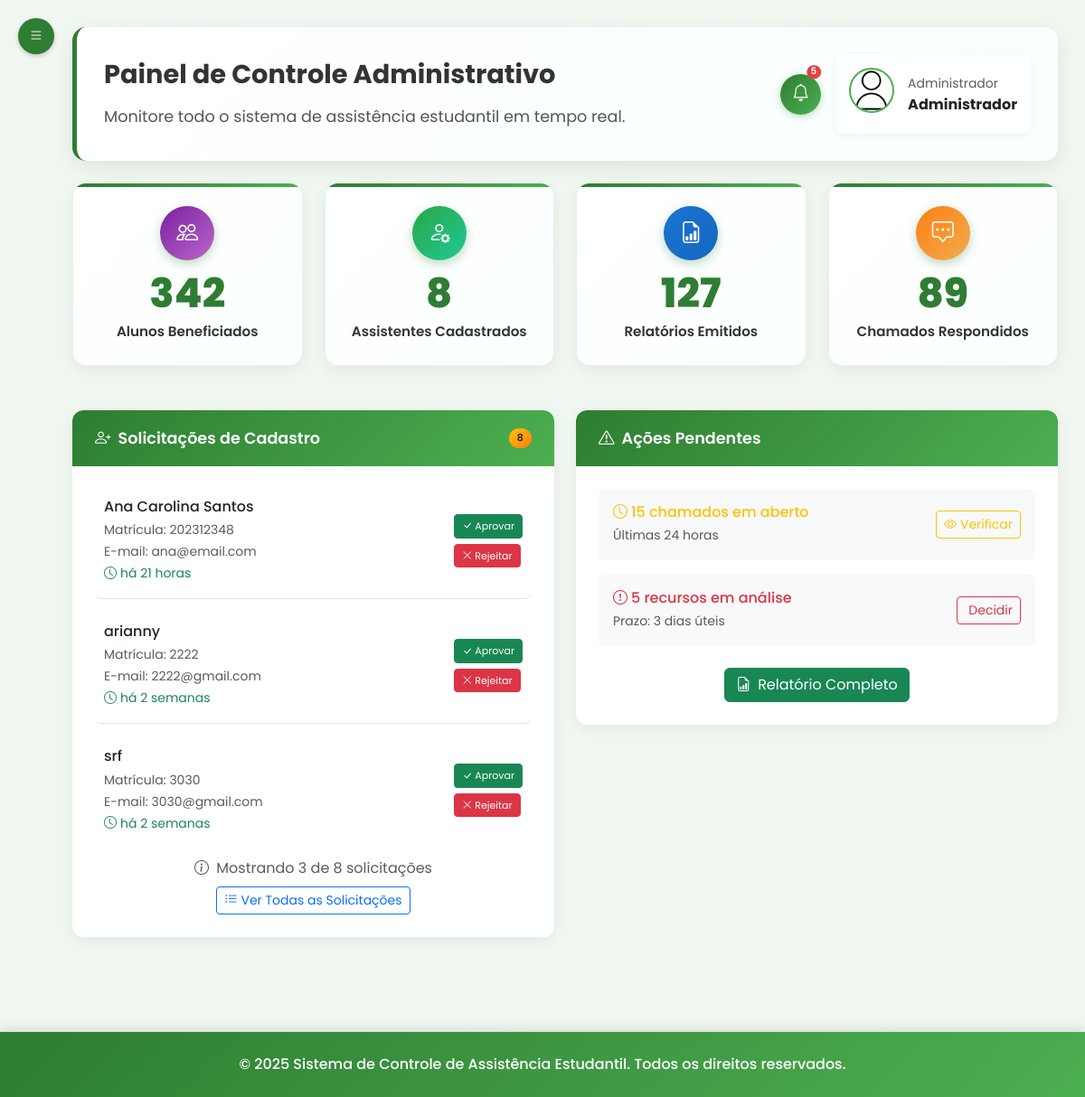
Page /admin/inicio (signed in) on the committed database.
### tables this page shows
CREATE TABLE usuario (
id_usuario INTEGER PRIMARY KEY AUTOINCREMENT,
nome TEXT NOT NULL,
matricula TEXT UNIQUE NOT NULL,
email TEXT NOT NULL UNIQUE,
senha TEXT NOT NULL,
perfil TEXT NOT NULL DEFAULT 'aluno',
foto TEXT,
token_redefinicao TEXT,
data_token TIMESTAMP,
data_cadastro TIMESTAMP DEFAULT CURRENT_TIMESTAMP
);

### routes/admin/perfiladmin_routes.py (the view)
@router.get("/inicio")
@requer_autenticacao("admin")
async def get_perfil(request: Request, usuario_logado: dict = None):
    admin = usuario_repo.obter_usuario_por_matricula(usuario_logado['matricula'])
    possiveis_alunos_raw = aluno_repo.obter_possiveis_alunos()
    possiveis_alunos = []
    for usuario in possiveis_alunos_raw[:3]:  # Mostrar apenas os 3 mais recentes
        usuario_dict = {
            'id_usuario': usuario.id_usuario,
            'nome': usuario.nome,
            'matricula': usuario.matricula,
            'email': usuario.email,
            'data_cadastro': usuario.data_cadastro,
            'tempo_relativo': calcular_tempo_relativo(usuario.data_cadastro) if usuario.data_cadastro else "Data não informada",
            'data_formatada': formatar_data_brasileira(usuario.data_cadastro) if usuario.data_cadastro else "Data não informada"
        }
        possiveis_alunos.append(usuario_dict)
    context = {
        "request": request,
        "admin": admin,
        "possiveis_alunos": possiveis_alunos,
        "total_cadastros_pendentes": len(possiveis_alunos_raw)
    }
    response = templates.TemplateResponse("/admin/dashboard_admin.html", context)
    return response

### templates/admin/dashboard_admin.html (shortened to what this page needs)
<!DOCTYPE html>
<html lang="pt-br">
<head>
    <link href="https://cdn.jsdelivr.net/npm/bootstrap@5.3.0-alpha1/dist/css/bootstrap.min.css" rel="stylesheet">
    <link rel="stylesheet" href="https://cdn.jsdelivr.net/npm/bootstrap-icons@1.10.0/font/bootstrap-icons.css">
    <link rel="stylesheet" href="/static/css/dashboard_admin.css" />
</head>
<body>
    <button class="menu-toggle" id="menuToggle">
        <i class="bi bi-list"></i>
    </button>
    <div class="main-content" id="mainContent">
        <div class="welcome-banner mb-4 card-hover">
            <div class="row align-items-center">
                <div class="col-md-8">
                    <h4 class="mb-3">Painel de Controle Administrativo</h4>
                    <p>Monitore todo o sistema de assistência estudantil em tempo real.</p>
                </div>
                <div class="col-md-4 d-flex justify-content-end align-items-center gap-3">
                    <button class="btn-notification position-relative" data-bs-toggle="modal" data-bs-target="#notificacoesModal">
                        <i class="bi bi-bell"></i>
                        <span class="position-absolute top-0 start-100 translate-middle badge rounded-pill bg-danger notification-badge">
                            5
                        </span>
                    </button>
                    <div class="user-profile-card">
                        <img src="/static/img/perfil.png" alt="Perfil" class="mb-2">
                        <div>
                            <small class="text-muted">Administrador</small>
                            <div class="fw-bold">{{admin.nome}}</div>
                        </div>
                    </div>
                </div>
            </div>
        </div>
         <div class="row mb-4">
            <div class="col-md-3">
                <div class="stats-card card beneficiados">
                    <div class="icon">
                        <i class="bi bi-people"></i>
                    </div>
                    <div class="number">342</div>
                    <div class="label">Alunos Beneficiados</div>
                </div>
            </div>
            <div class="col-md-3">
                <div class="stats-card card assistentes">
                    <div class="icon">
                        <i class="bi bi-person-gear"></i>
                    </div>
                    <div class="number">8</div>
                    <div class="label">Assistentes Cadastrados</div>
                </div>
            </div>
            <div class="col-md-3">
                <div class="stats-card card relatorios">
                    <div class="icon">
                        <i class="bi bi-file-earmark-bar-graph"></i>
                    </div>
                    <div class="number">127</div>
                    <div class="label">Relatórios Emitidos</div>
                </div>
            </div>
            <div class="col-md-3">
                <div class="stats-card card chamados">
                    <div class="icon">
                        <i class="bi bi-chat-square-dots"></i>
                    </div>
                    <div class="number">89</div>
                    <div class="label">Chamados Respondidos</div>
                </div>
            </div>
        </div>
        <div class="row">
            <div class="col-md-6">
                <div class="card">
                    <div class="card-header d-flex justify-content-between align-items-center">
                        <span><i class="bi bi-person-plus me-2"></i>Solicitações de Cadastro</span>
                        {% if total_cadastros_pendentes > 0 %}
                        <span class="badge bg-warning">{{ total_cadastros_pendentes }}</span>
                        {% endif %}
                    </div>
                    <div class="card-body">
                        {% if possiveis_alunos %}
                            {% for usuario in possiveis_alunos %}
                            <div class="solicitation-item {% if not loop.last %}border-bottom pb-3 mb-3{% endif %}">
                                <div class="d-flex justify-content-between align-items-center">
                                    <div>
                                        <h6 class="mb-1">{{ usuario.nome }}</h6>
                                        <small class="text-muted">Matrícula: {{ usuario.matricula }}</small><br>
                                        <small class="text-muted">E-mail: {{ usuario.email }}</small><br>
                                        <small class="text-success">
                                            <i class="bi bi-clock me-1"></i>{{ usuario.tempo_relativo }}
                                        </small>
                                    </div>
                                    <div>
                                        <div class="btn-group-vertical" role="group">
                                            <form method="post" action="/admin/aprovar-usuario/{{ usuario.id_usuario }}" style="display: inline;">
                                                <button type="submit" class="btn btn-sm btn-success mb-1"
                                                        onclick="return confirm('Aprovar cadastro de {{ usuario.nome }}?')"
                                                        title="Aprovar cadastro de {{ usuario.nome }}">
                                                    <i class="bi bi-check-lg"></i> Aprovar
                                                </button>
                                            </form>
                                            <form method="post" action="/admin/rejeitar-usuario/{{ usuario.id_usuario }}" style="display: inline;">
                                                <button type="submit" class="btn btn-sm btn-danger"
                                                        onclick="return confirm('Rejeitar cadastro de {{ usuario.nome }}? Esta ação não pode ser desfeita.')"
                                                        title="Rejeitar cadastro de {{ usuario.nome }}">
                                                    <i class="bi bi-x-lg"></i> Rejeitar
                                                </button>
                                            </form>
                                        </div>
                                    </div>
                                </div>
                            </div>
                            {% endfor %}
                            {% if total_cadastros_pendentes > 3 %}
                            <div class="text-center mt-3">
                                <p class="text-muted mb-2">
                                    <i class="bi bi-info-circle me-1"></i>
                                    Mostrando 3 de {{ total_cadastros_pendentes }} solicitações
                                </p>
                                <a href="/admin/analisar-cadastros" class="btn btn-outline-primary btn-sm">
                                    <i class="bi bi-list-ul me-1"></i>Ver Todas as Solicitações
                                </a>
                            </div>
                            {% else %}
                            <div class="text-center mt-3">
                                <a href="/admin/analisar-cadastros" class="btn btn-outline-primary btn-sm">
                                    <i class="bi bi-list-ul me-1"></i>Gerenciar Cadastros
                                </a>
                            </div>
                            {% endif %}
                        {% endif %}
                    </div>
                </div>
            </div>
            <div class="col-md-6">
                <div class="card">
                    <div class="card-header">
                        <i class="bi bi-exclamation-triangle me-2"></i>Ações Pendentes
                    </div>
                    <div class="card-body">
                        <div class="d-flex justify-content-between align-items-center mb-3 p-3 bg-light rounded">
                            <div>
                                <h6 class="mb-1 text-warning">
                                    <i class="bi bi-clock me-1"></i>15 chamados em aberto
                                </h6>
                                <small class="text-muted">Últimas 24 horas</small>
                            </div>
                            <div>
                                <a href="/admin/chamados" class="btn btn-sm btn-outline-warning">
                                    <i class="bi bi-eye me-1"></i>Verificar
                                </a>
                            </div>
                        </div>
                        <div class="d-flex justify-content-between align-items-center mb-3 p-3 bg-light rounded">
                            <div>
                                <h6 class="mb-1 text-danger">
                                    <i class="bi bi-exclamation-circle me-1"></i>5 recursos em análise
                                </h6>
                                <small class="text-muted">Prazo: 3 dias úteis</small>
                            </div>
                            <div>
                                <a href="/admin/recursos" class="btn btn-sm btn-outline-danger">
                                    Decidir
                                </a>
                            </div>
                        </div>
                        <div class="text-center mt-4">
                            <a href="/admin/relatorios" class="btn btn-success">
                                <i class="bi bi-file-earmark-bar-graph me-2"></i>Relatório Completo
                            </a>
                        </div>
                    </div>
                </div>
            </div>
        </div>
    </div>
    <footer class="footer bg-success text-white py-4">
        <div class="container">
            <div class="row">
                <div class="col-12 text-center">
                    <p class="text-white mb-0">
                        &copy; 2025 Sistema de Controle de Assistência Estudantil. Todos os direitos reservados.
                    </p>
                </div>
            </div>
        </div>
    </footer>
</body>
</html>

### templates/admin/dashboard_admin.html (style rules this page uses)
.solicitation-item { transition: all 0.3s ease; }
.btn-group-vertical .btn { border-radius: 4px !important; font-size: 11px; padding: 4px 8px; min-width: 70px; }
.solicitation-item .btn-group-vertical { gap: 2px; }
.card-header .badge { font-size: 11px; }

### rows in the picture
usuario: nome "Administrador"
usuario: nome "Ana Carolina Santos", matricula "202312348", email "ana@email.com", tempo_relativo "há 21 horas"
usuario: nome "arianny", matricula "2222", email "2222@gmail.com", tempo_relativo "há 2 semanas"
usuario: nome "srf", matricula "3030", email "3030@gmail.com", tempo_relativo "há 2 semanas"

### other values in the picture
{{ total_cadastros_pendentes }} "8"
